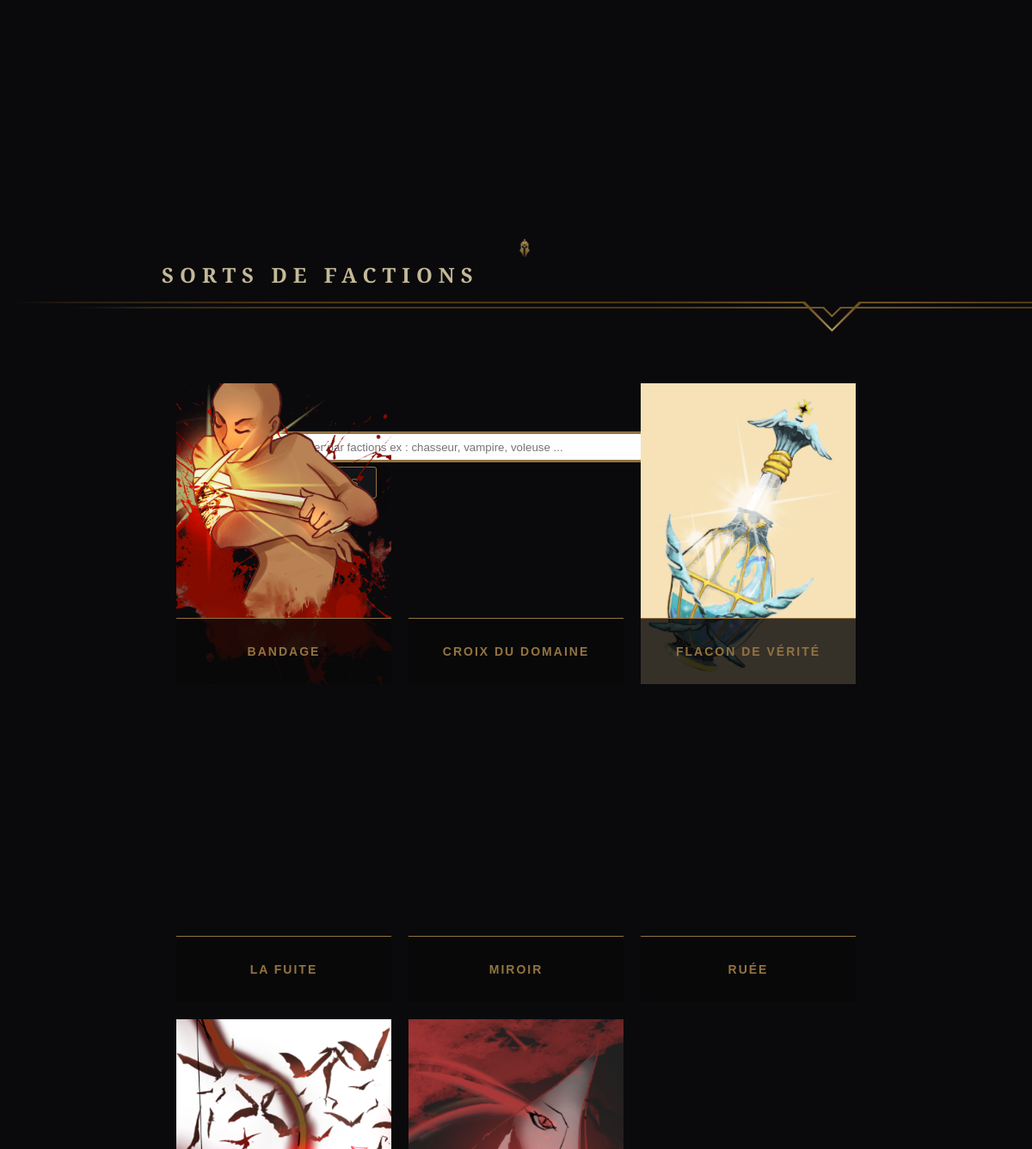
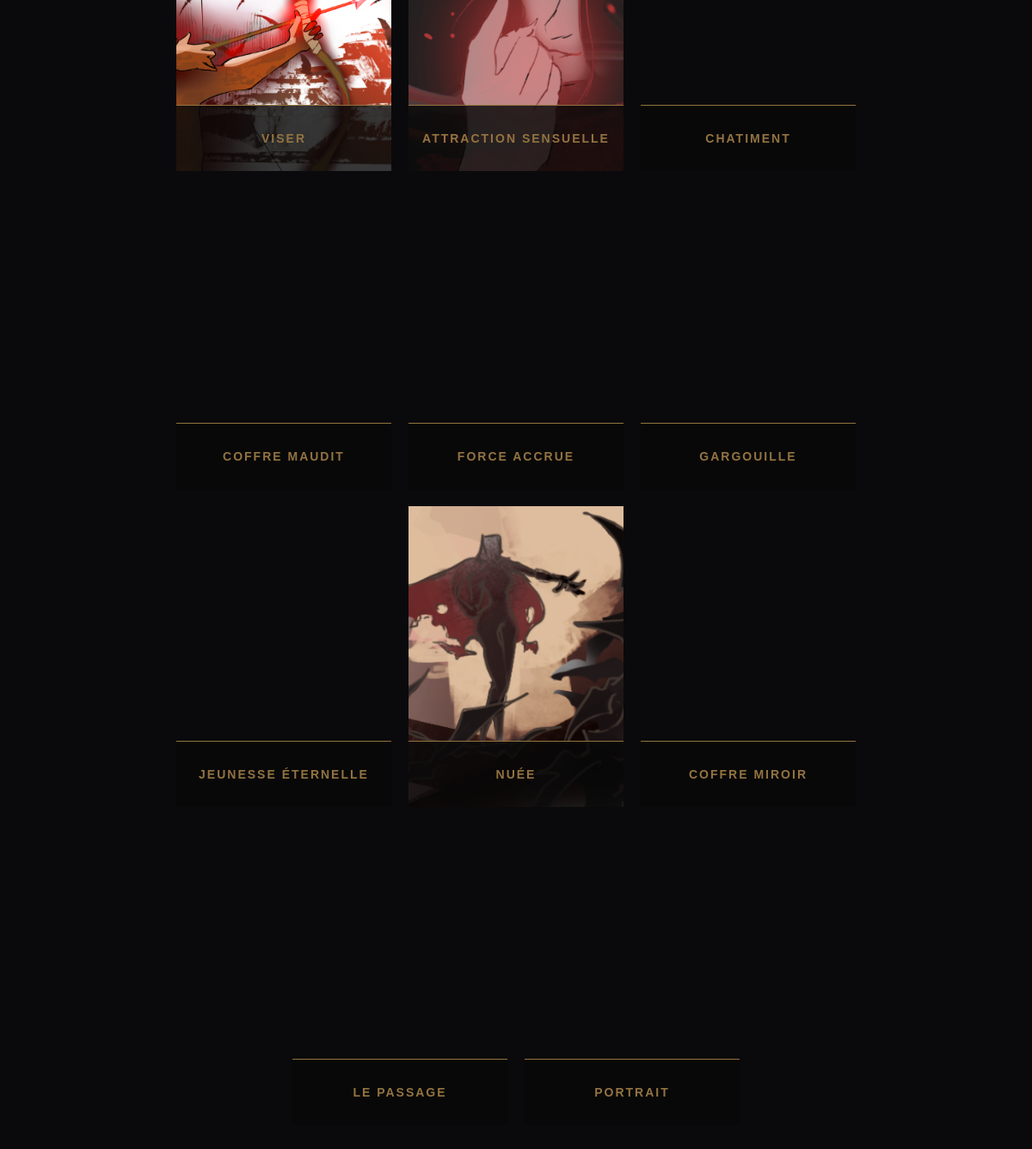
Screenshot of /controler/controlerAllChamp.php with the database file from the repository (2 pictures, top to bottom).
### tables this page shows
create table cards
(
	id_cards int primary key auto_increment not null,
    title_cards varchar(50),
    url_cards varchar(100)
);

### controler/controlerAllChamp.php (called while the page is built, shortened)
<?php
    include './utils/connectBdd.php';
    include './model/model_allChamp.php';
    $cards = new Cards(null, null);
    $data = [];
    if(isset($_POST['submit'])) {
        if(isset($_POST['s']) AND !empty($_POST['s'])){
            $cards = new Cards(null, null);
            $recherche = cleanInput($_POST['s']);
            $data = $cards->showByUrl($bdd,$recherche);
            if(empty($data)){
                $message = 'erreur';
            }
        }
    } else {
        $data = $cards->showAllCardsV2($bdd);
    }
    include './view/view_allChamp.php';
?>

### model/model_allChamp.php (called while the page is built, shortened)
<?php
    class Cards{
        public function showAllCardsV2($bdd) {
            try{
                $req = $bdd->prepare('SELECT * FROM cards');
                $req->execute();
                $data = $req->fetchAll(PDO::FETCH_OBJ);
                return $data;
            }
            catch(Exception $e)
            {
                die('Erreur : '.$e->getMessage());
            }
        }
    }
?>

### view/view_allChamp.php (the view, shortened to what this page needs)
<!DOCTYPE html>
<html lang="en">
<head>
    <link rel="stylesheet" href="https://unicons.iconscout.com/release/v4.0.0/css/line.css">
    <link rel="stylesheet" href="./asset/style/allChamp.css">
    <link rel="stylesheet" href="https://unicons.iconscout.com/release/v4.0.0/css/line.css">
    <link rel="stylesheet" href="https://cdnjs.cloudflare.com/ajax/libs/font-awesome/5.15.3/css/all.min.css"/>
</head>
<body>
    <div class="container-header">
        <div class="container-title">
            <img class="champ-img" src="./asset/images/champ.png" alt="">
        <h2 class="title">SORTS DE FACTIONS</h2>
        </div>
        <div class="separatorRiot">
        </div>
    </div>
    <div class="container-sb">
    <form class="search-box" method="POST">
        <input type="search" class="search" name="s" placeholder="Rechercher par factions ex : chasseur, vampire, voleuse ...">
        <button type="submit" class="search-btn" name="submit">
        </button>
    </form>
    <button class="show-modal">Les Factions</button>
    </div>
    <div class="container-card">
        <?php foreach($data as $cards) : ?>
       <div class="card">
           <img src="<?=$cards->url_cards?>" alt="">
           <span><?=$cards->title_cards?></span>
       </div>
       <?php endforeach;?>
    </div>
</body>
</html>

### asset/style/allChamp.css (style rules this page uses)
* { margin: 0; padding: 0; box-sizing: border-box; }
body { background: #0a0a0c; }
.container-card { display: flex; justify-content: center; align-items: center; width: 80%; margin: 50px auto; flex-wrap: wrap; }
.card { position: relative; width: 250px; height: 350px; overflow: hidden; transition: 0.3s; cursor: pointer; margin: 10px; }
.card img { position: absolute; width: auto; height: 100%; top: 50%; left: 50%; transform: translate(-50%, -50%) scale(1.1); transition: inherit; opacity: 1; }
.card span { position: absolute; text-align: center; bottom: 0px; width: 100%; background: #080808ce; padding: 30px 0; color: #937341; text-transform: uppercase; font-family: sans-serif; font-weight: 600; font-size: 14px; transition: inherit; letter-spacing: 2px; border-top: 1px solid #937341; }
.separatorRiot { background-image: url(../images/separatorRiot.png); height: 50px; width: 100%; }
.title { padding-left: 15%; padding-top: 150px; letter-spacing: 7px; text-transform: uppercase; text-indent: 8px; color: #c4b998; font-family: "Cormorant Garamond", serif; }
.container-title img { position: relative; padding-top: 8rem; }
.champ-img { position: absolute; top: 150px; left: 50.3%; width: 1%; }
.container-sb { width: 50%; position: absolute; top: 20%; left: 50%; transform: translate(-50%, -50%); }
.search-box { width: 100%; position: relative; display: flex; }
.search { width: 100%; border: 3px solid #937341; border-right: none; padding: 5px; height: 36px; outline: none; color: #9dbfaf; }
.search-btn { width: 40px; height: 36px; border: 1px solid #937341; background: #937341; text-align: center; color: #fff; cursor: pointer; font-size: 20px; }
.show-modal { margin-top: 5px; border-radius: 3px; color: #937341 !important; background: rgba(23, 26, 32, 0.63); box-shadow: 0 5px 13px rgba(0, 0, 0, 0.534); text-decoration: none; padding: 10px 20px; margin-right: 20px; border: 1px solid #937341; display: flex; align-items: center; text-transform: uppercase; cursor: pointer; }

### rows the page displays
cards: url_cards (picture), title_cards "BANDAGE"
cards: title_cards "CROIX DU DOMAINE"
cards: url_cards (picture), title_cards "FLACON DE VÉRITÉ"
cards: title_cards "LA FUITE"
cards: title_cards "MIROIR"
cards: title_cards "RUÉE"
cards: url_cards (picture), title_cards "VISER"
cards: url_cards (picture), title_cards "ATTRACTION SENSUELLE"
cards: title_cards "CHATIMENT"
cards: title_cards "COFFRE MAUDIT"
cards: title_cards "FORCE ACCRUE"
cards: title_cards "GARGOUILLE"
cards: title_cards "JEUNESSE ÉTERNELLE"
cards: url_cards (picture), title_cards "NUÉE"
cards: title_cards "COFFRE MIROIR"
cards: title_cards "LE PASSAGE"
cards: title_cards "PORTRAIT"
